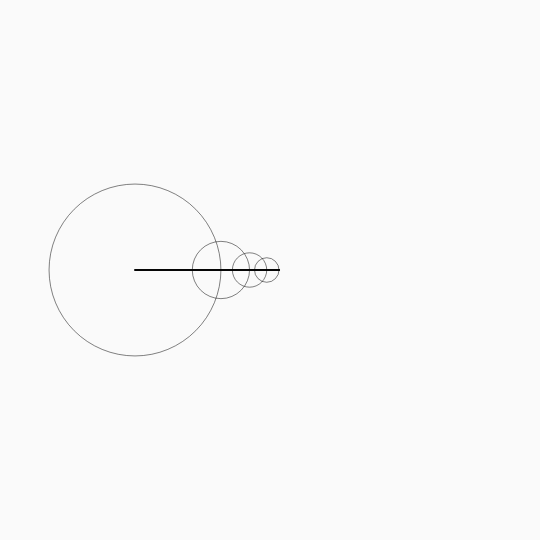
Frame 1 (no input)
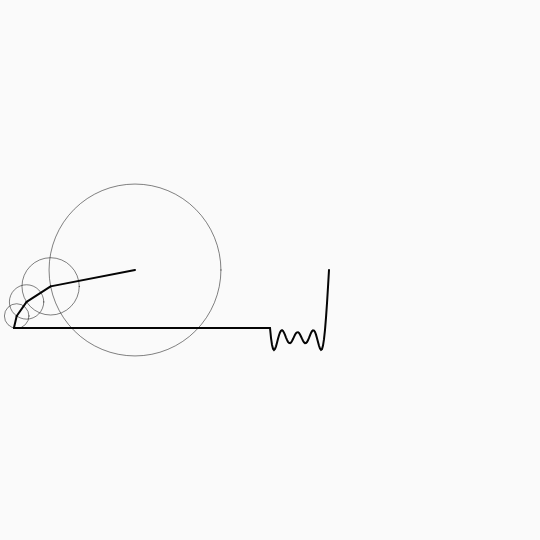
Frame 60 (no input)
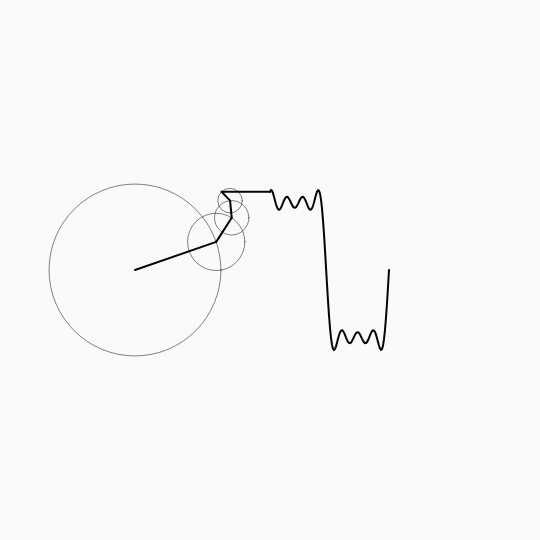
Frame 120 (the mouse pressed at the canvas centre since frame 60)

The p5.js sketch that drew these frames (run headless with seeded random() and noise() and a simulated clock; from frame 60 on, the mouse is pressed at the canvas centre):

// p5.js sketch
// ── sketch.js
let clrs = [250, 5];
let time = 0;
let wave = [];
let speed = 0.05;
let SW = 2;
let minRadius = 10;

function setup() {
	createCanvas(540, 540);
}

function draw() {
	background(clrs[0]);
	translate(width / 4, height / 2);
	let x = 0;
	let y = 0;
	let radius = 0;

	for (let i = 0; i < 4; i++) {
		let n = i * 2 + 1;
		let prevx = x;
		let prevy = y;

		radius = width / 8 * (4 / (n * PI));
		x += radius * cos(n * time);
		y += radius * sin(n * time);

		stroke(clrs[1]);
		strokeWeight(SW / 4);
		noFill();
		ellipse(prevx, prevy, radius * 2);
		strokeWeight(SW);
		line(prevx, prevy, x, y);

	}

	translate(width / 4, 0);
	line(x - width / 4, y, 0, y);
	wave.unshift(y);
	beginShape();
	for (let i = 0; i < wave.length; i++) {
		vertex(i, wave[i]);
	}
	endShape();
	if (wave.length >= 200) {
		wave.pop();
	}

	time += speed;
}
